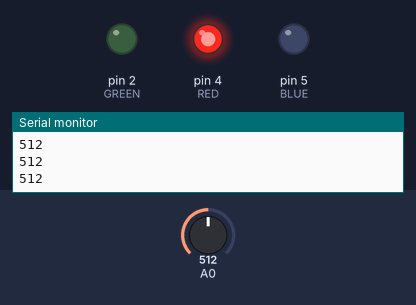
The sketch below on a simulated Arduino Uno, built with avr-gcc and run on an emulated ATmega328P. Shown: output pins drawn as LEDs (lit = HIGH), the last lines printed to the serial monitor. The inputs (shaded band) are chosen by the test bench; at power-on: A0 = 512.

Above: at 1.2 s.
1.3 s: A0 set to 485
At 2.5 s:
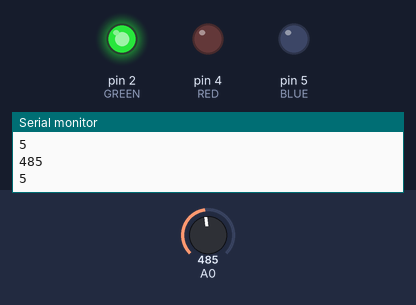
2.8 s: A0 set to 358
4.3 s: A0 set to 341
At 5.0 s:
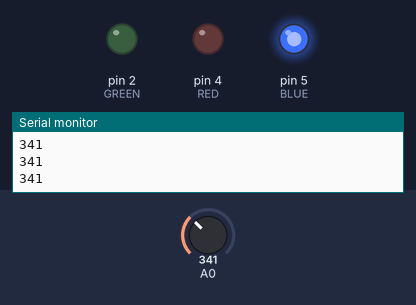
5.8 s: A0 set to 360
At 6.3 s:
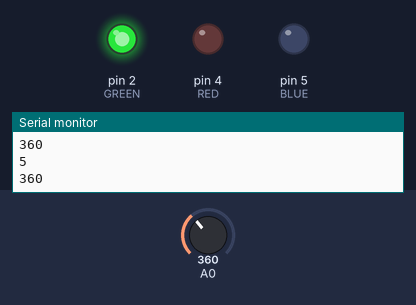
7.3 s: A0 set to 340
At 8.4 s:
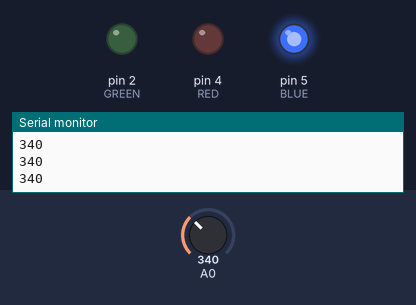
Timing chart, 0 to 9.8 s (numbered marks = the images above; inputs shaded):
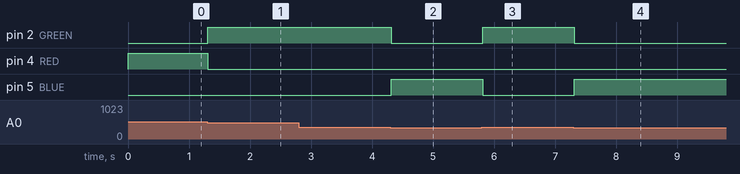

Measured:
- the behaviour switches between 501 and 500 on A0 (found by bisection; images 0 and 1)
- the behaviour switches between 350 and 349 on A0 (found by bisection; images 1 and 2)
- after the input at 1.3 s, pin 2 (GREEN): LOW → HIGH at once; pin 4 (RED): HIGH → LOW at once
- after the input at 4.3 s, pin 2 (GREEN): HIGH → LOW at once; pin 5 (BLUE): LOW → HIGH at once
- after the input at 5.8 s, pin 2 (GREEN): LOW → HIGH at once; pin 5 (BLUE): HIGH → LOW at once
- after the input at 7.3 s, pin 2 (GREEN): HIGH → LOW at once; pin 5 (BLUE): LOW → HIGH at once

The sketch:

Sound_Sensor.ino
```cpp
int RED = 4;
int BLUE = 5;
int GREEN = 2;
unsigned long GRACE = 999999999; // Max grace time in milliseconds
int MAX = 500;  // Max volume. 500 is about 100 dB
int MIN = 350;  // Min volume. 350 is about 58 dB

unsigned long oldMillis = 0;

void setup() {
  // put your setup code here, to run once:
  Serial.begin(9600);
  pinMode(RED, OUTPUT);
  pinMode(BLUE, OUTPUT);
  pinMode(GREEN, OUTPUT);
}

void loop() {
  // put your main code here, to run repeatedly:
  int loudness = analogRead(A0);
  unsigned long cycle = GRACE + 1;
  Serial.println(loudness);

  if(loudness < MIN && cycle > GRACE) // Too quiet
  {
    digitalWrite(BLUE, HIGH);
    digitalWrite(GREEN, LOW);
    digitalWrite(RED, LOW);
  }
  else if(loudness > MAX) // Too loud
  {
    digitalWrite(BLUE, LOW);
    digitalWrite(RED, HIGH);
    digitalWrite(GREEN, LOW);
  }
  else // Just right
  {
    digitalWrite(BLUE, LOW);
    digitalWrite(GREEN, HIGH);
    digitalWrite(RED, LOW);

      cycle = 0;
    //Serial.println(cycle);
  }

  if(cycle <= GRACE)
  {
    Serial.println(millis() - oldMillis);
    cycle += millis() - oldMillis;
    oldMillis = millis();
  }
}
```
